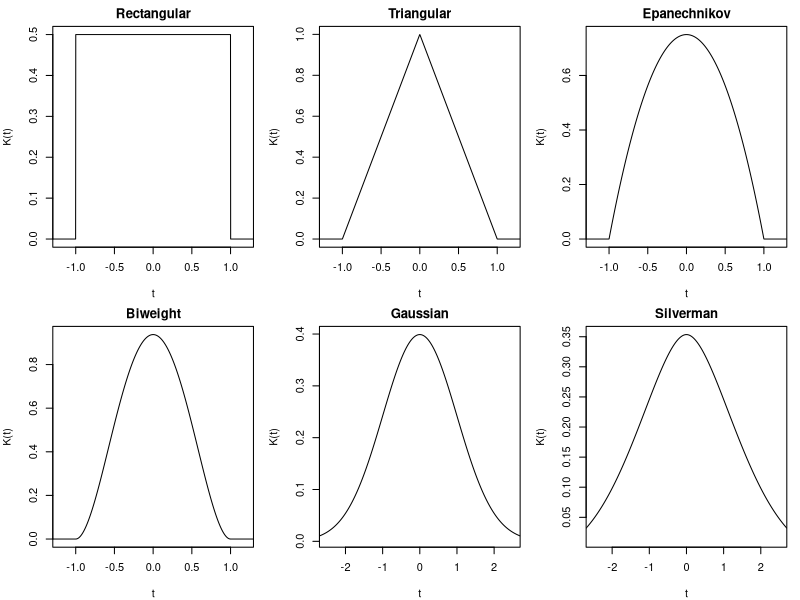

Source code (R):
#This is for the plots of the 6 example kernels
x <- seq(-3, 3, length.out = 3000)

#Defining Kernel Functions
K_rect <- function(x) 0.5 * (abs(x) <= 1)
K_tri  <- function(x) (1 - abs(x)) * (abs(x) <= 1)
K_epa  <- function(x) 0.75 * (1 - x^2) * (abs(x) <= 1)
K_bi   <- function(x) (15/16) * (1 - x^2)^2 * (abs(x) <= 1)
K_gauss <- function(x) dnorm(x)
K_silv <- function(x) {
  0.5 * exp(-abs(x)/sqrt(2)) *
    sin(abs(x)/sqrt(2) + pi/4)
}

#Plots
par(mfrow = c(2, 3), mar = c(4, 4, 2, 1))

plot(x, K_rect(x), type = "l", lwd = 1,
     main = "Rectangular", xlab = "t", ylab = "K(t)", xlim = c(-1.2,1.2))

plot(x, K_tri(x), type = "l", lwd = 1,
     main = "Triangular", xlab = "t", ylab = "K(t)", xlim = c(-1.2,1.2))

plot(x, K_epa(x), type = "l", lwd = 1,
     main = "Epanechnikov", xlab = "t", ylab = "K(t)", xlim = c(-1.2,1.2))

plot(x, K_bi(x), type = "l", lwd = 1,
     main = "Biweight", xlab = "t", ylab = "K(t)", xlim = c(-1.2,1.2))

plot(x, K_gauss(x), type = "l", lwd = 1,
     main = "Gaussian", xlab = "t", ylab = "K(t)", xlim = c(-2.5,2.5))

plot(x, K_silv(x), type = "l", lwd = 1,
     main = "Silverman", xlab = "t", ylab = "K(t)", xlim = c(-2.5,2.5))
